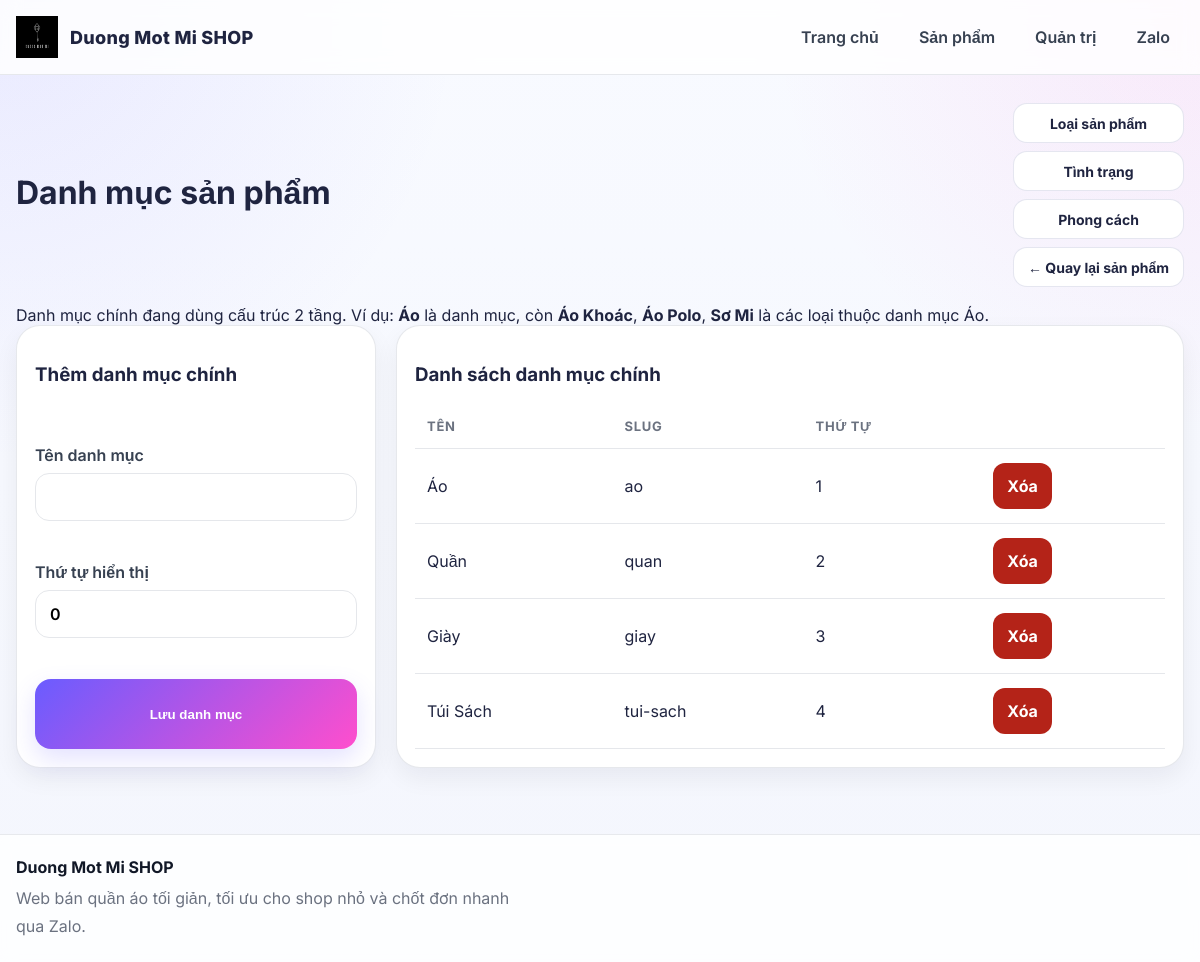
The app's page /admin/categories.php (signed in) with its own data.
### tables this page shows
CREATE TABLE categories (
    id INT AUTO_INCREMENT PRIMARY KEY,
    name VARCHAR(100) NOT NULL,
    slug VARCHAR(120) DEFAULT NULL UNIQUE,
    sort_order INT NOT NULL DEFAULT 0,
    created_at TIMESTAMP DEFAULT CURRENT_TIMESTAMP
);

### config/db.php (called while the page is built, shortened)
<?php
function db(): PDO {
    static $pdo = null;
    if ($pdo === null) {
        $dsn = 'mysql:host=' . DB_HOST . ';dbname=' . DB_NAME . ';charset=utf8mb4';
        $options = [
            PDO::ATTR_ERRMODE => PDO::ERRMODE_EXCEPTION,
            PDO::ATTR_DEFAULT_FETCH_MODE => PDO::FETCH_ASSOC,
        ];
        $pdo = new PDO($dsn, DB_USER, DB_PASS, $options);
    }
    return $pdo;
}

### includes/functions.php (called while the page is built, shortened)
<?php
require_once __DIR__ . '/../config/db.php';
function e($value): string {
    return htmlspecialchars((string)($value ?? ''), ENT_QUOTES, 'UTF-8');
}
function get_categories(): array {
    return db()->query('SELECT * FROM categories ORDER BY sort_order ASC, id ASC')->fetchAll();
}

### admin/categories.php (the view, shortened to what this page needs)
<?php
require_once __DIR__ . '/../includes/functions.php';
$categories = get_categories();
require_once __DIR__ . '/../includes/header.php';
?>
<div class="admin-topbar">
    <h1>Danh mục sản phẩm</h1>
    <div class="card-actions">
        <a class="btn btn-light" href="<?= BASE_URL ?>/admin/product_types.php">Loại sản phẩm</a>
        <a class="btn btn-light" href="<?= BASE_URL ?>/admin/product_conditions.php">Tình trạng</a>
        <a class="btn btn-light" href="<?= BASE_URL ?>/admin/styles.php">Phong cách</a>
        <a class="btn btn-light" href="<?= BASE_URL ?>/admin/products.php">← Quay lại sản phẩm</a>
    </div>
</div>
<div class="alert">Danh mục chính đang dùng cấu trúc 2 tầng. Ví dụ: <strong>Áo</strong> là danh mục, còn <strong>Áo Khoác</strong>, <strong>Áo Polo</strong>, <strong>Sơ Mi</strong> là các loại thuộc danh mục Áo.</div>
<div class="admin-two-col">
    <form method="post" class="form-grid narrow card-box">
        <h3>Thêm danh mục chính</h3>
        <label>Tên danh mục
            <input type="text" name="name" required>
        </label>
        <label>Thứ tự hiển thị
            <input type="number" name="sort_order" value="0">
        </label>
        <button class="btn" type="submit">Lưu danh mục</button>
    </form>
    <div class="card-box">
        <h3>Danh sách danh mục chính</h3>
        <table>
            <thead><tr><th>Tên</th><th>Slug</th><th>Thứ tự</th><th></th></tr></thead>
            <tbody>
            <?php foreach ($categories as $cat): ?>
                <tr>
                    <td><?= e($cat['name']) ?></td>
                    <td><?= e($cat['slug'] ?? '') ?></td>
                    <td><?= (int)$cat['sort_order'] ?></td>
                    <td><a class="btn btn-danger" onclick="return confirm('Xóa danh mục này?');" href="<?= BASE_URL ?>/admin/categories.php?delete=<?= (int)$cat['id'] ?>">Xóa</a></td>
                </tr>
            <?php endforeach; ?>
            </tbody>
        </table>
    </div>
</div>
<?php require_once __DIR__ . '/../includes/footer.php'; ?>

### assets/style.css (style rules this page uses)
:root { --bg:#f5f7fb; --surface:#ffffff; --surface-soft:#f8fafc; --text:#111827; --muted:#6b7280; --line:#e5e7eb; --line-strong:#d1d5db; --primary:#111827; --accent:#7c3aed; --accent-soft:#f3e8ff; --success:#065f46; --danger:#b42318; --shadow:0 12px 34px rgba(15,23,42,.07); --shadow-lg:0 22px 50px rgba(15,23,42,.10); --radius:24px; --brand-1:#6a5cff; --brand-2:#ff4ecd; --brand-3:#1ed6ff; --brand-4:#ff9d42; --text-main:#1f2440; --text-soft:#6b7280; --line-soft:rgba(110,118,170,.18); --bg-soft:#f6f8ff; --white:#ffffff; --shadow-main:0 18px 50px rgba(72,86,165,.14); --shadow-hover:0 22px 55px rgba(84,61,255,.18); }
* { box-sizing:border-box }
html { scroll-behavior:smooth }
body { margin:0; font-family:'Inter',Arial,Helvetica,sans-serif; background: radial-gradient(circle at top left, rgba(106,92,255,.10), transparent 30%), radial-gradient(circle at top right, rgba(255,78,205,.10), transparent 28%), linear-gradient(180deg,#f8faff 0%,#f4f6fd 100%); color:var(--text-main); }
a { text-decoration:none;color:inherit }
.product-card-pro, .detail-box, .card-box, .admin-auth-box, .table-wrap { background:var(--surface); border:1px solid rgba(229,231,235,.95); border-radius:24px; box-shadow:var(--shadow); }
.card-actions { display:flex; flex-direction:column; gap:8px; flex-wrap:wrap; }
.card-actions .btn { min-height:40px; padding:0 14px; border-radius:14px; font-size:14px; }
.btn { display:inline-flex; align-items:center; justify-content:center; gap:8px; min-height:46px; padding:0 18px; border-radius:16px; background:linear-gradient(135deg,var(--brand-1),var(--brand-2)); color:#fff; font-weight:700; border:none; cursor:pointer; transition:.25s ease; box-shadow:0 10px 24px rgba(106,92,255,.18); }
.btn-light { background:#fff; color:var(--text-main); border:1px solid var(--line-soft); box-shadow:none; }
.btn-danger { background:var(--danger); color:#fff; padding:10px 14px; border-radius:12px; box-shadow:none; }
.form-grid { display:grid; grid-template-columns:repeat(2,1fr); gap:16px; }
.form-grid.narrow { grid-template-columns:1fr; }
label { display:flex; flex-direction:column; gap:8px; font-weight:600; color:#374151; }
input, textarea, select { padding:13px 14px; border:1px solid var(--line); border-radius:14px; font:inherit; background:#fff; outline:none; transition:border-color .2s ease,box-shadow .2s ease; }
.admin-topbar { display:flex; justify-content:space-between; align-items:center; gap:16px; margin-bottom:18px; }
.admin-topbar h1 { margin:0 0 6px; }
.table-wrap, .card-box { padding:18px; }
table { width:100%; border-collapse:collapse; }
th, td { text-align:left; padding:14px 12px; border-bottom:1px solid var(--line); vertical-align:middle; }
th { font-size:13px; color:var(--muted); text-transform:uppercase; letter-spacing:.7px; }
.admin-two-col { display:grid; grid-template-columns:360px 1fr; gap:20px; }
:root { --shadow-main:0 12px 28px rgba(72,86,165,.10); --shadow-hover:0 16px 34px rgba(84,61,255,.14); --shadow:0 10px 24px rgba(15,23,42,.06); --shadow-lg:0 16px 36px rgba(15,23,42,.08); }
.btn, .social-card, .pill { transition: transform .2s ease, box-shadow .2s ease, background-color .2s ease, color .2s ease, border-color .2s ease; }
.filter-field input, .filter-field select, input, textarea, select { transition: border-color .2s ease, box-shadow .2s ease, background-color .2s ease; }

### records on screen
categories: name "Áo", slug "ao", sort_order "1"
categories: name "Quần", slug "quan", sort_order "2"
categories: name "Giày", slug "giay", sort_order "3"
categories: name "Túi Sách", slug "tui-sach", sort_order "4"
